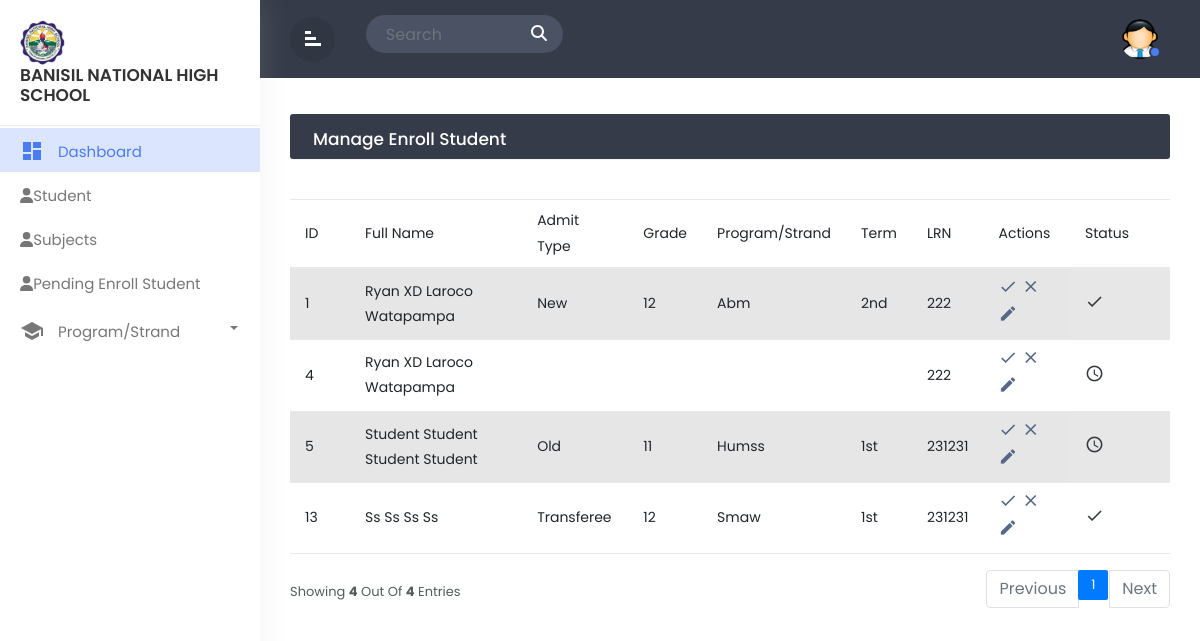
The app's page /admin_pending.php, older data.
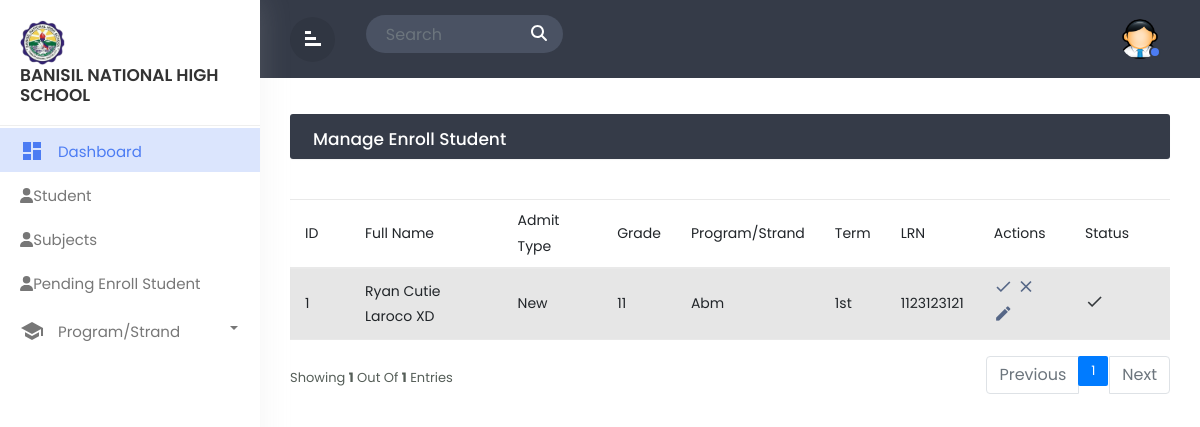
The same page, newer data.
### tables this page shows
CREATE TABLE `tbl_userinfo` (
  `user_id` int(11) NOT NULL,
  `firstname` varchar(244) NOT NULL,
  `middlename` varchar(244) NOT NULL,
  `lastname` varchar(244) NOT NULL,
  `suffix` varchar(244) NOT NULL,
  `gender` varchar(244) NOT NULL,
  `birthday` date NOT NULL,
  `age` int(11) NOT NULL
);

CREATE TABLE `tbl_enrollment` (
  `enrollment_id` int(11) NOT NULL,
  `userinfo_id` int(11) NOT NULL,
  `admit_type` varchar(244) NOT NULL,
  `grade` varchar(244) NOT NULL,
  `program` varchar(244) NOT NULL,
  `term` varchar(244) NOT NULL,
  `lrn` int(11) NOT NULL,
  `lsa` varchar(244) NOT NULL
);

### admin_pending.php (the view, shortened to what the changed rows need)
<!doctype html>
<html lang="en">
  <head>
        <link href="https://cdn.jsdelivr.net/npm/bootstrap@5.2.3/dist/css/bootstrap.min.css" rel="stylesheet">
        <link rel="stylesheet" href="css/bootstrap.min.css">
        <link rel="stylesheet" href="css/custom.css">
  </head>
  <body>
<div class="wrapper">
		<div id="content">
		   <div class="main-content">
			  <div class="row">
				<div class="col-md-12">
				<div class="table-wrapper">
    <div class="table-title">
      <div class="row">
        <div class="col-sm-6 p-0 d-flex justify-content-lg-start justify-content-center">
          <h2 class="ml-lg-2">Manage Enroll Student</h2>
        </div>
      </div>
    </div>
    </div>
    <?php
      include 'dbcon.php';
      $limit = 10;
      $page = isset($_GET['page']) ? $_GET['page'] : 1;
      $sqlCount = "SELECT COUNT(*) AS total FROM tbl_userinfo
             JOIN tbl_user_level ON tbl_user_level.user_level_id = tbl_userinfo.user_id
             WHERE tbl_user_level.level = 'STUDENT'";
      $resultCount = mysqli_query($conn, $sqlCount);
      $rowCount = mysqli_fetch_assoc($resultCount)['total'];
      $totalPages = ceil($rowCount / $limit);
      $offset = ($page - 1) * $limit;
      $sql = "SELECT tbl_userinfo.user_id, tbl_userinfo.firstname, tbl_userinfo.middlename, tbl_userinfo.lastname, tbl_userinfo.suffix, tbl_enrollment.userinfo_id, tbl_enrollment.admit_type, tbl_enrollment.grade, tbl_enrollment.program, tbl_enrollment.term, tbl_enrollment.lrn, tbl_user_status.status, tbl_user_level.level,
              tbl_contactinfo.email, tbl_contactinfo.contact_num, tbl_contactinfo.city, tbl_contactinfo.barangay, tbl_contactinfo.street
              FROM tbl_userinfo
              JOIN tbl_enrollment ON tbl_userinfo.user_id = tbl_enrollment.userinfo_id
              JOIN tbl_user_status ON tbl_userinfo.user_id = tbl_user_status.userinfo_id
              JOIN tbl_user_level ON tbl_userinfo.user_id = tbl_user_level.userinfo_id
              JOIN tbl_contactinfo ON tbl_userinfo.user_id = tbl_contactinfo.userinfo_id
              WHERE tbl_user_level.level = 'STUDENT'
              LIMIT $limit OFFSET $offset";
      $result = mysqli_query($conn, $sql);
      ?>
      <table class="table table-striped table-hover" id="student_table">
        <thead>
          <tr>
            <th>ID</th>
            <th>Full Name</th>
            <th>Admit Type</th>
            <th>Grade</th>
            <th>Program/Strand</th>
            <th>Term</th>
            <th>LRN</th>
            <th>Actions</th>
            <th>Status</th>
          </tr>
        </thead>
        <tbody>
          <?php foreach ($result as $row): ?>
          <tr>
            <td><?php echo $row['user_id'] ?></td>
            <td><?php echo $row['firstname'] . ' ' . $row['middlename'] . ' ' . $row['lastname'] . ' ' . $row['suffix']; ?></td>
            <td><?php echo $row['admit_type']; ?></td>
            <td><?php echo $row['grade']; ?></td>
            <td><?php echo $row['program'] ?></td>
            <td><?php echo $row['term'] ?></td>
            <td><?php echo $row['lrn'] ?></td>
            <td>
            <a href="admin_confirm.php?user_id=<?php echo $row['user_id']?>&status=<?php echo $row['status']?>" class="confirm">
                <i class="material-icons" data-toggle="tooltip" title="Confirm">&#xE5CA;</i>
            </a>
            <a href="admin_decline.php?user_id=<?php echo $row['user_id']?>&status=<?php echo $row['status']?>" class="decline">
                <i class="material-icons" data-toggle="tooltip" title="Decline">&#xE5CD;</i>
            </a>
            <a href="admin_edit.php?user_id=<?php echo $row['user_id']?>&userinfo_id=<?php echo $row['userinfo_id']?>" class="edit">
                <i class="material-icons" data-toggle="tooltip" title="Edit">create</i>
            </a>
            </td>
            <td>
            <?php
            if($row['status'] == 0){
              echo '<i class="material-icons" data-toggle="tooltip" title="Pending">access_time</i>';
            } else {
              echo '<i class="material-icons" data-toggle="tooltip" title="Accepted">check</i>';
            }
            ?>
            </td>
          </tr>
          <?php endforeach; ?>
        </tbody>
      </table>
<div class="clearfix">
<div class="hint-text">Showing <b><?php echo mysqli_num_rows($result) ?></b> out of <b><?php echo mysqli_num_rows($result) ?></b> entries</div>
  <ul class="pagination">
    <?php for ($i = 1; $i <= $totalPages; $i++): ?>
      <li class="page-item <?php if ($i == $page) echo 'active' ?>">
        <a href="?page=<?php echo $i ?>" class="page-link"><?php echo $i ?></a>
      </li>
    <?php endfor; ?>
  </ul>
</div>
</div>
			  </div>
		</div>
</div>
</div>
  </body>
  </html>

Row changes from the older to the newer data that the page shows:
removed tbl_userinfo: user_id "4", firstname "Ryan", middlename "XD", lastname "Laroco", suffix "Watapampa", tbl_enrollment.lrn "222"
removed tbl_userinfo: user_id "5", firstname "Student", middlename "Student", lastname "Student", suffix "Student", tbl_enrollment.admit_type "Old", tbl_enrollment.grade "11", tbl_enrollment.program "Humss", tbl_enrollment.term "1st", tbl_enrollment.lrn "231231"
removed tbl_userinfo: user_id "13", firstname "Ss", middlename "Ss", lastname "Ss", suffix "Ss", tbl_enrollment.admit_type "Transferee", tbl_enrollment.grade "12", tbl_enrollment.program "Smaw", tbl_enrollment.term "1st", tbl_enrollment.lrn "231231"
changed tbl_userinfo "Ryan": middlename "XD" → "Cutie"; suffix "Watapampa" → "XD"; tbl_enrollment.grade "12" → "11"; tbl_enrollment.term "2nd" → "1st"; tbl_enrollment.lrn "222" → "1123123121"
Text that changed along with them:
mysqli_num_rows($result): "4" → "1"
